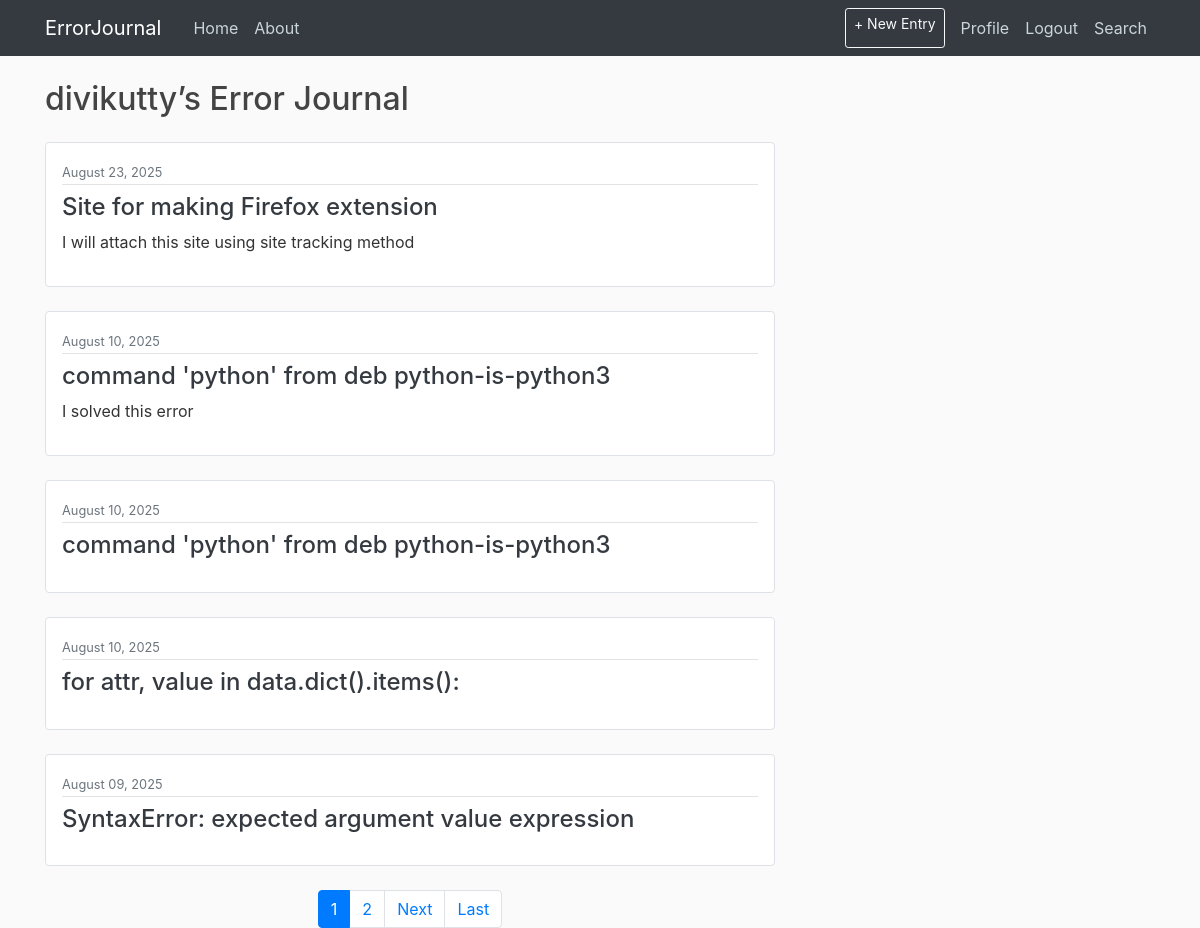
The app's page / (signed in), older data.
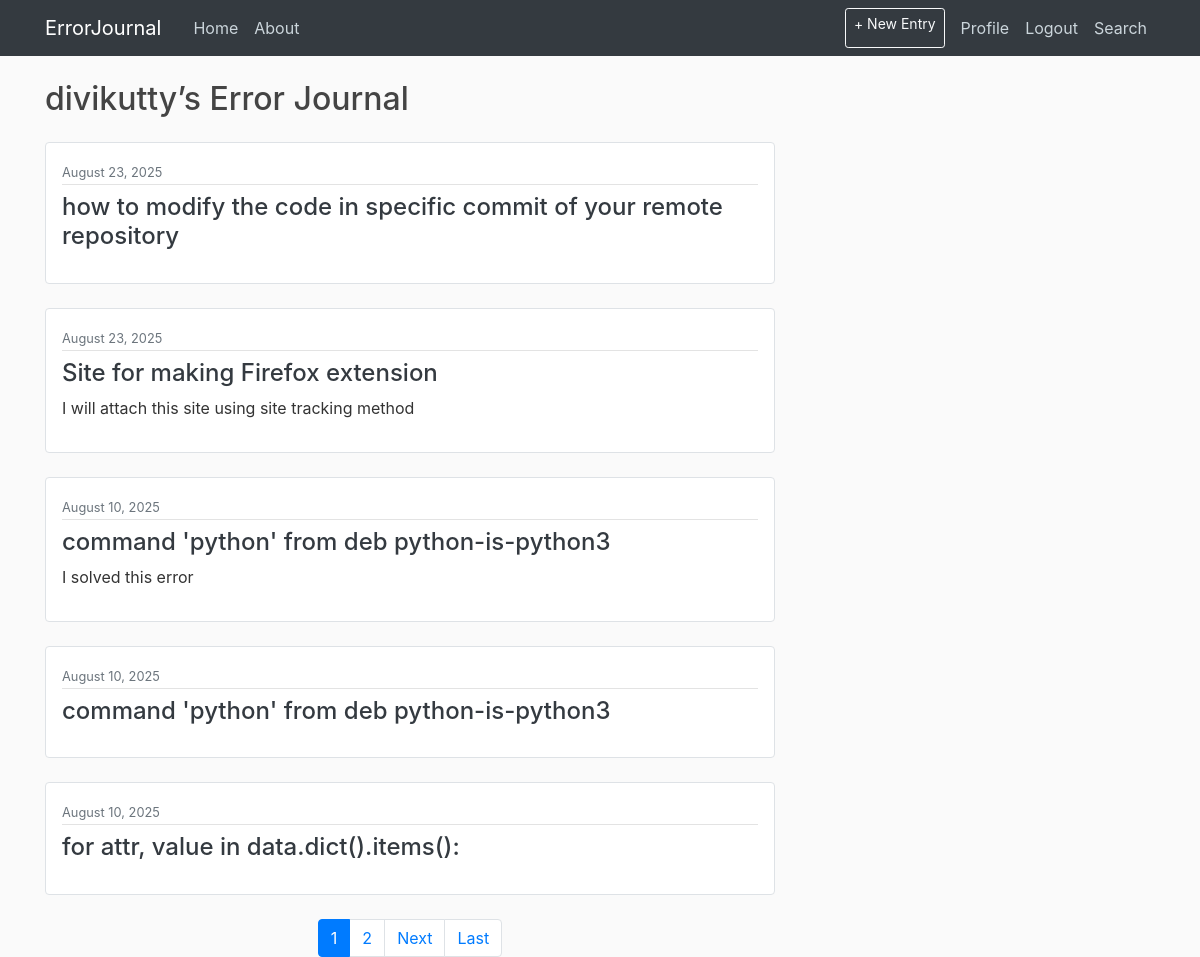
The same page, newer data.
### blog/models.py (models this page shows, shortened)
class Post(models.Model):
	title=models.CharField(max_length=100)
	content = models.TextField(blank=True)
	date_posted = models.DateTimeField(default=timezone.now)
	author = models.ForeignKey(User,on_delete= models.CASCADE)
	is_active = models.BooleanField(default=False)

### blog/views.py (the view)
# urls.py: path('', PostListView.as_view(),name='Blog-home'),
class PostListView(ListView):
	model = Post
	template_name = 'blog/home.html'
	context_object_name = 'posts'     #<app>/<model>_<viewtype>.html
	ordering = ['-date_posted']
	paginate_by = 5

### blog/templates/blog/home.html (shortened to what this page needs)
{% extends "blog/base.html" %}
{% block content %}
  {% if not user.is_authenticated %}
    <div class="jumbotron text-center bg-light p-5 rounded">
      <h1 class="display-4">Welcome to Error Journal 📔</h1>
      <p class="lead">Your personal developer diary powered by a VS Code extension.
      Keep track of the errors you face, log solutions, and build your own knowledge base.</p>
      <hr class="my-4">
      <p>Get started by creating an account.</p>
      <a class="btn btn-primary btn-lg" href="{% url 'register' %}">Join Now</a>
      <a class="btn btn-outline-secondary btn-lg" href="{% url 'login' %}">Login</a>
    </div>
  {% else %}
    <h2 class="mb-4">{{ user.username }}’s Error Journal</h2>
    {% for post in posts %}
      <article class="media content-section mb-4 p-3 border rounded shadow-sm">
        <div class="media-body">
          <div class="article-metadata mb-2">
            <small class="text-muted">{{ post.date_posted|date:"F d, Y" }}</small>
          </div>
          <h4><a class="article-title text-dark" href="{% url 'posts-detail' post.id %}">{{ post.title }}</a></h4>
          <p class="article-content">{{ post.content|truncatewords:30 }}</p>
        </div>
      </article>
    {% empty %}
      <p class="text-muted">No entries yet.</p>
    {% endfor %}
    {% if is_paginated %}
      <nav>
        <ul class="pagination justify-content-center">
          {% for num in page_obj.paginator.page_range %}
            {% if page_obj.number == num %}
              <li class="page-item active"><a class="page-link" href="?page={{ num }}">{{ num }}</a></li>
            {% elif num > page_obj.number|add:'-3' and num < page_obj.number|add:'3' %}
              <li class="page-item"><a class="page-link" href="?page={{ num }}">{{ num }}</a></li>
            {% endif %}
          {% endfor %}
          {% if page_obj.has_next %}
            <li class="page-item"><a class="page-link" href="?page={{ page_obj.next_page_number }}">Next</a></li>
            <li class="page-item"><a class="page-link" href="?page={{ page_obj.paginator.num_pages }}">Last</a></li>
          {% endif %}
        </ul>
      </nav>
    {% endif %}
  {% endif %}
{% endblock content %}

Row changes from the older to the newer data that the page shows:
no longer on this page (row unchanged): Post: date_posted "August 09, 2025", title "SyntaxError: expected argument value expression"
added Post: date_posted "August 23, 2025", title "how to modify the code in specific commit of your remote repository"
